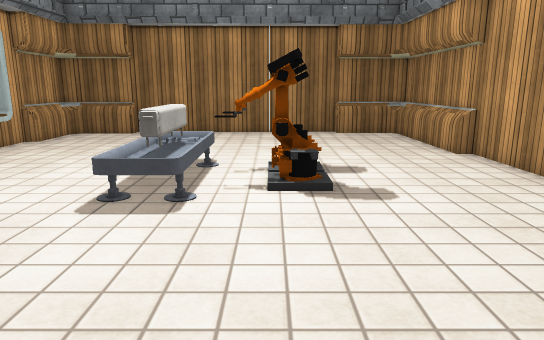
View 1 (above)

12 first-person views from a walk through a Unity game level. The camera is 1.3 m above the floor, tilts 12° down and sees 70° across. The floor is counted in squares, 0.5 m on a side. Each view is taken from the middle of a square. On the plan, view 1 faces up. The plan holds only what a view shows up to about 20 squares ahead; the rest is blank. Surface patterns are stand-ins for the level's own textures.

View 2
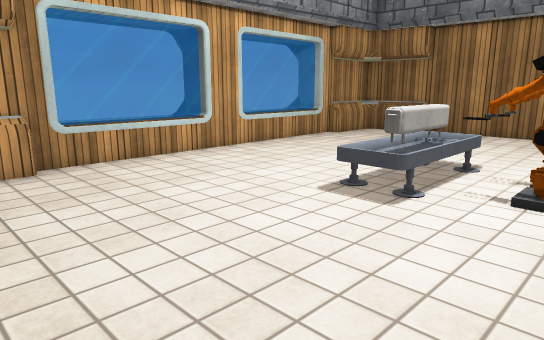

View 3
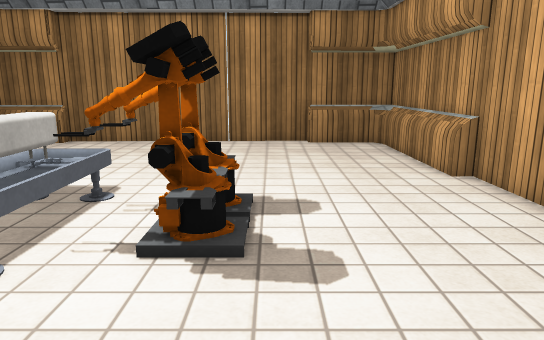

View 4
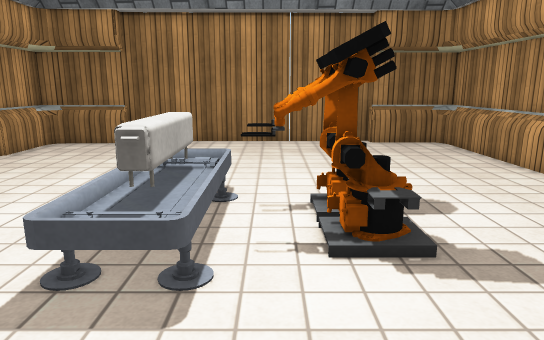

View 5
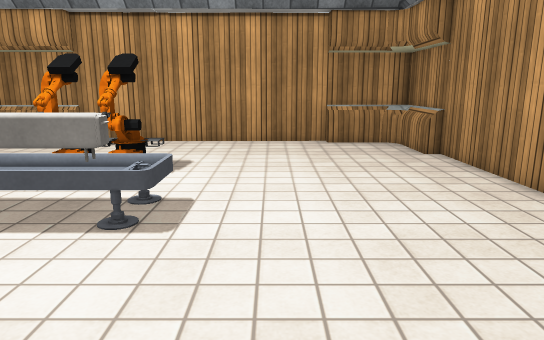

View 6
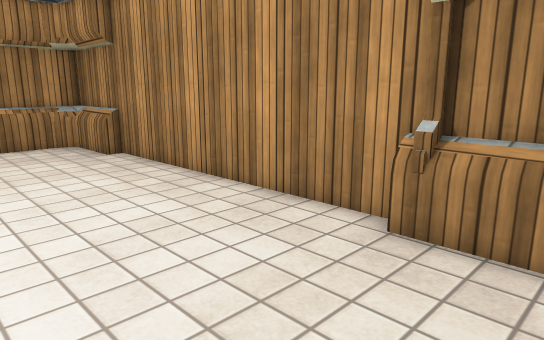

View 7
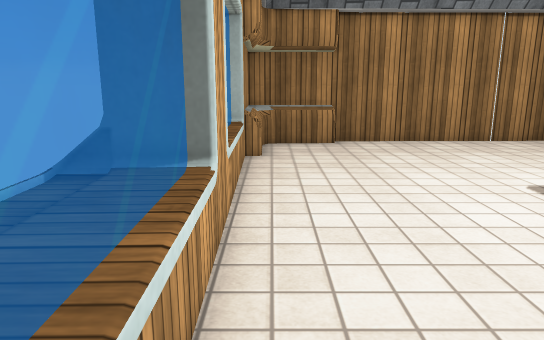

View 8
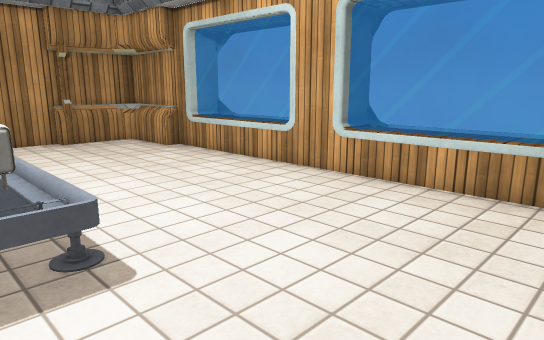

View 9
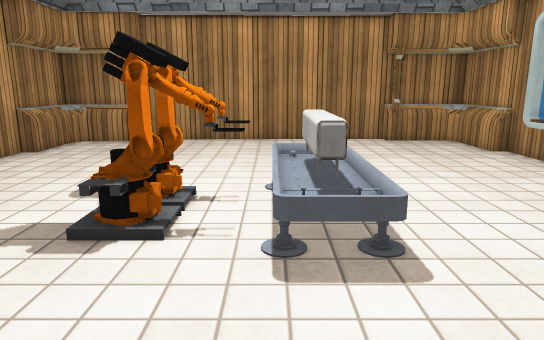

View 10
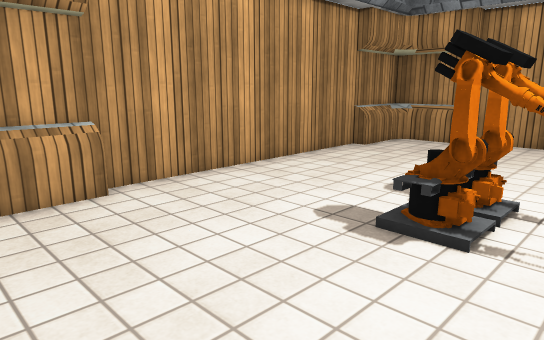

View 11
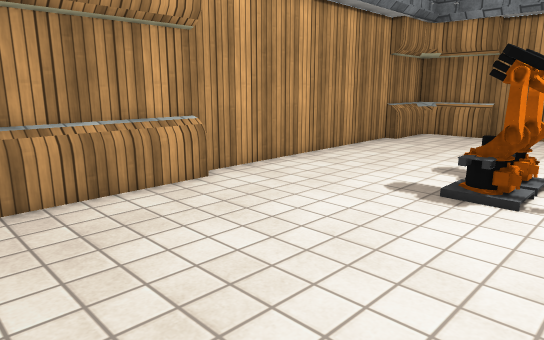

View 12
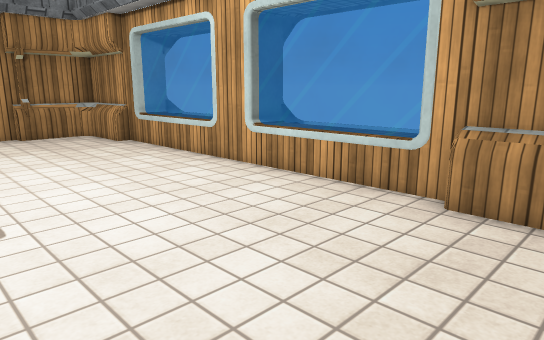

### Floor plan
Points are (right, up) in squares from view 1. A wall is a line through its corners. A room is listed if a view was taken in it or the views show most of it. See-through windows are left out.
Room 1 (views 1, 2, 3, 4, 5, 6, 7, 8, 9, 10, 11, 12)
walls: (-8.1, -0.5) (-8, -1) (8.3, -0.7) (7.9, 23.3) (-12.1, 23) (-11.7, -1)
low walls: (7.4, 15.3) (7.3, 22); (7.6, 15.3) (7.5, 19.5); (-11.1, 3.1) (-11.1, 0.3); (-11.6, 18.9) (-12.1, 18.8); (-11.8, 3.2) (-11.3, 3.1) (-11.2, 0.2); (-11.8, 3) (-11.3, 3); (4.3, -0.1) (7, -0.1); (-8.1, 22.4) (-10.9, 22.3); (-8.1, 22.6) (-10.9, 22.5); (-8.3, -0.5) (-7.7, -0.5); (4.3, -0.8) (4.3, -0.3) (7.1, -0.2); (-11.6, 20.7) (-11.6, 18.8) (-11.9, 18.7); (6.8, -0.1) (7.3, 0); (-10.5, -0.4) (-7.7, -0.3); (7.6, 0.5) (7.6, 3.3); (-10.6, 22.4) (-11.4, 22.2); (-10.5, -0.5) (-8.1, -0.5); (-11.5, 21.7) (-11.4, 18.9); (7.3, 21.9) (7.2, 22.6) (6.4, 22.7); (-11, -0.3) (-10.2, -0.4); (7.6, 0.2) (7.6, 0.8); (6.7, 22.7) (3.9, 22.6); (-11.3, 22.4) (-11.4, 21.5); (6.7, 22.9) (3.9, 22.8)
objects: other object (-1, 10) to (1, 11); other object (-1, 12) to (1, 12)

Positions as (right, up) in squares from view 1, and headings:
1: (0, 0), facing up
2: (2, 0), facing up-left
3: (2, 4), facing up
4: (-1, 4), facing up
5: (-11, 6), facing right
6: (-11, 6), facing down-right
7: (-11, 4), facing up
8: (-2, 19), facing down-left
9: (-2, 19), facing down
10: (-2, 19), facing down-right
11: (-2, 22), facing down-right
12: (-3, 22), facing down-left
